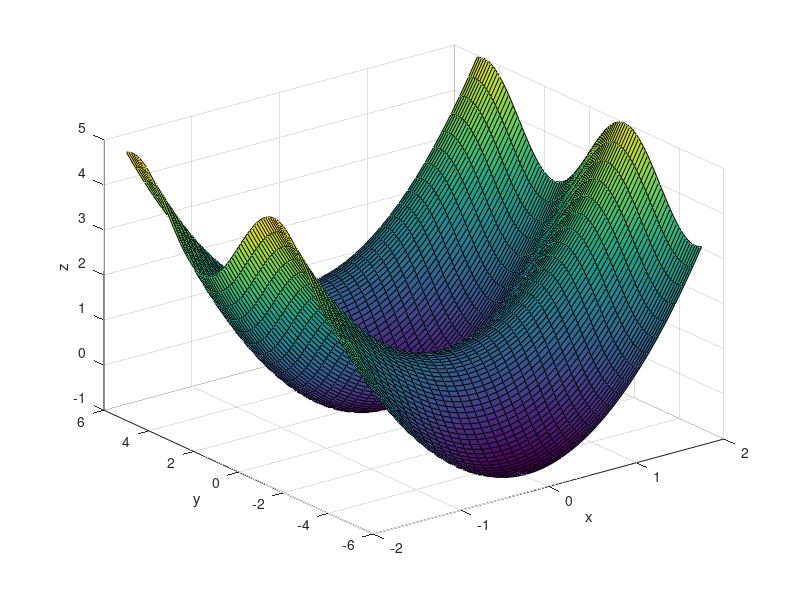

The MATLAB source for this figure:
clear
[x,y] = meshgrid(-2:1e-1:2,-5:1e-1:5);
z = x.^2-sin(y); %punkt = Vektor koosneb koordinaatide ruutudest? (aitab kuidagi arvutusel)
surf(x,y,z)
xlabel('x')
ylabel('y')
zlabel('z')